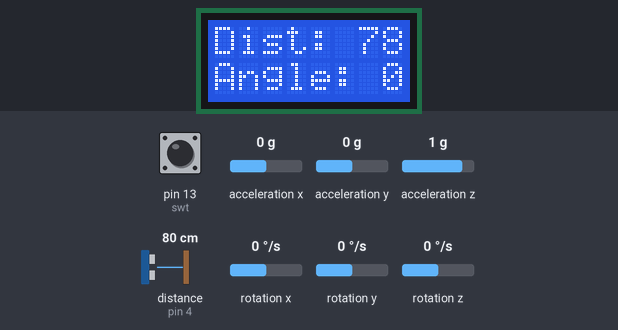
Simulated run of this sketch. Board: Arduino Uno, built with avr-gcc and run on an emulated ATmega328P. On the bench: 8×2 character LCD. Wiring (inferred from the names in the program): ultrasonic range finder: trigger pin 3; echo pin 4; MPU-6050 motion sensor at I2C address 0x68. The test bench sets the inputs (shaded band); at power-on: acceleration x 0 g, distance to the obstacle (sensor on pin 4) 80 cm, pin 13 (swt) LOW, acceleration y 0 g, acceleration z 1 g, rotation x 0 °/s, rotation y 0 °/s, rotation z 0 °/s. The echo pulse lasts 58.3 µs per cm.

Above: at 6.2 s.
6.3 s: acceleration x set to -1.4 g
At 7.4 s:
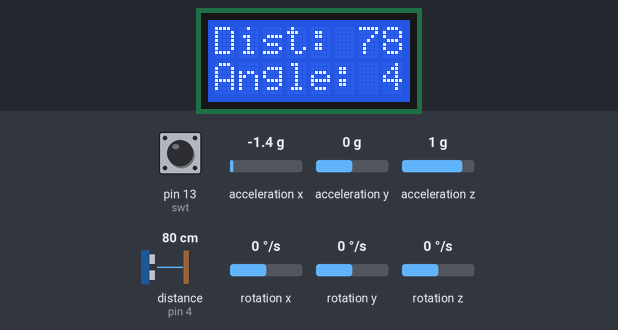
8.1 s: distance to the obstacle (sensor on pin 4) set to 2 cm
At 9.3 s:
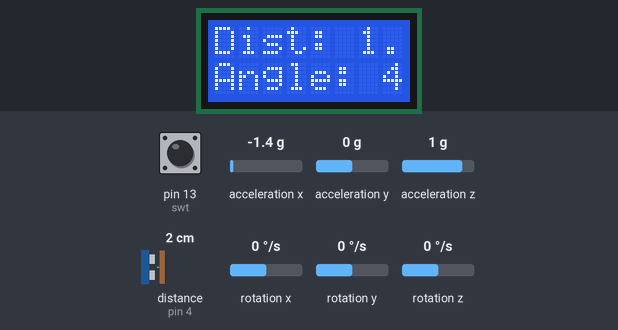
9.6 s: pin 13 (swt) pulled HIGH for 0.9 s
At 10.1 s:
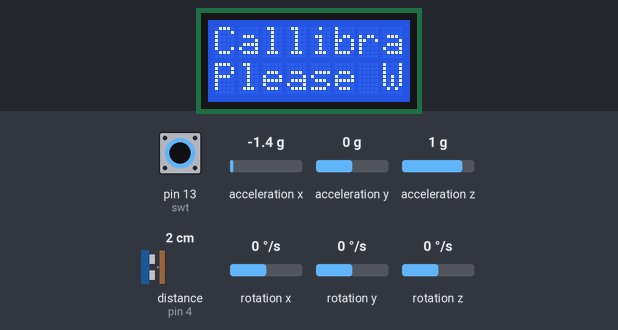
14.1 s: distance to the obstacle (sensor on pin 4) set to 299 cm
At 15.0 s:
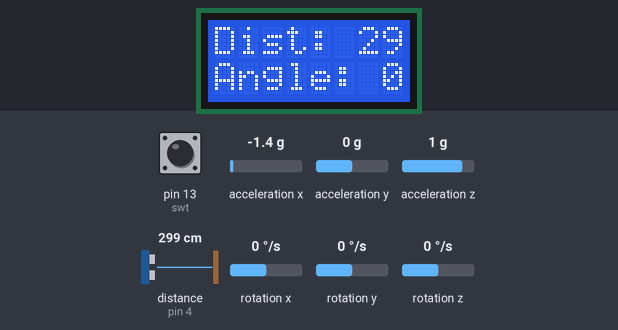
17.7 s: acceleration y set to -1.4 g
At 18.9 s:
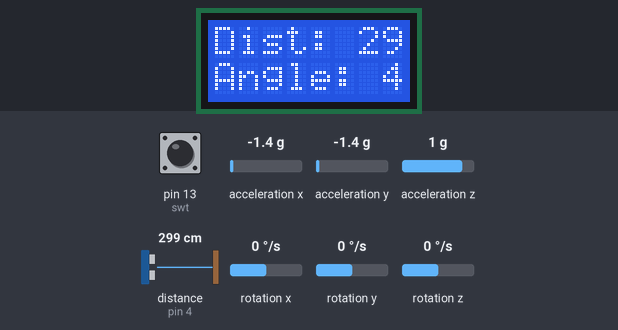
19.3 s: acceleration x set to -0.8 g
At 19.8 s:
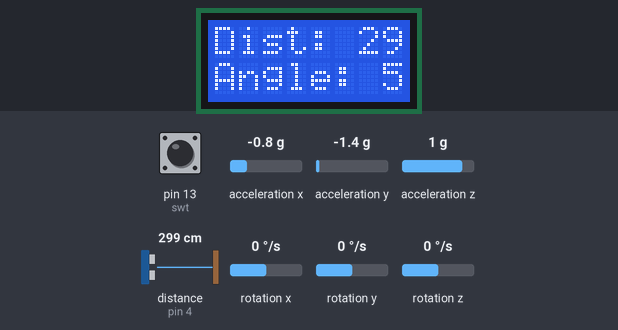
Timing chart, 0 to 21.8 s (numbered marks = the images above; inputs shaded):
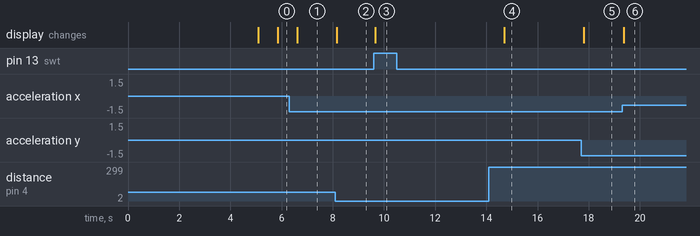

The sketch:

final.ino
```cpp
#include <LiquidCrystal.h>
#include <Wire.h>
#include <MPU6050.h>

const int MPU_addr=0x68;
int16_t axis_X,axis_Y,axis_Z;
int minVal=265;
int maxVal=402;
double x;
double y;
double z;

float error = 0;

/*  PINS  */
//  for Ultrasonic
const int trigPin = 3;
const int echoPin = 4;

/*  for LCD */
const int reg = 0;
const int ebl = 1;
const int D4 = 8;
const int D5 = 9;
const int D6 = 10;
const int D7 = 11;

const int swt = 13;

// initialize the LCD library with the numbers of the interface pins
LiquidCrystal lcd(reg, ebl, D4, D5, D6, D7); // REGISTER SELECT PIN, ENABLE PIN, D4 PIN, D5 PIN, D6 PIN, D7 PIN

//  initialize a MPU6050 object for the gyro
MPU6050 mpu;

// Timers
unsigned long timer = 0;
float timeStep = 0.01;

// Pitch, Roll and Yaw values
float pitch = 0;
float roll = 0;
float yaw = 0;

float calc_dist(){
  // Clears the trigPin
  digitalWrite(trigPin, LOW);
  delayMicroseconds(2);

  // Sets the trigPin on HIGH state for 10 micro seconds
  digitalWrite(trigPin, HIGH);
  delayMicroseconds(10);
  digitalWrite(trigPin, LOW);

  // Reads the echoPin, returns the sound wave travel time in microseconds
  float duration = pulseIn(echoPin, HIGH);

  // Calculating the distance in cm
  float distance = duration*0.034/2;

  return distance;
}

float calc_angle(){
  Wire.beginTransmission(MPU_addr);
  Wire.write(0x3B);
  Wire.endTransmission(false);
  Wire.requestFrom(MPU_addr,14,true);
  axis_X=Wire.read()<<8|Wire.read();
  axis_Y=Wire.read()<<8|Wire.read();
  axis_Z=Wire.read()<<8|Wire.read();
  int xAng = map(axis_X,minVal,maxVal,-90,90);
  int yAng = map(axis_Y,minVal,maxVal,-90,90);
  int zAng = map(axis_Z,minVal,maxVal,-90,90);
  x= RAD_TO_DEG * (atan2(-yAng, -zAng)+PI);
  y= RAD_TO_DEG * (atan2(-xAng, -zAng)+PI);
  z= RAD_TO_DEG * (atan2(-yAng, -xAng)+PI);
  return abs((360-z));
}

void callibrate_gyro(){
  lcd.clear();
  lcd.setCursor(0, 0);
  lcd.print("Callibrating");
  lcd.setCursor(0, 1);
  lcd.print("Please Wait!");
  delay(5000);
  error = calc_angle();
}

void display_lcd(float dist, float ang){
  lcd.clear();
  lcd.setCursor(0, 0);
  lcd.print("Dist: ");
  lcd.print(dist);
  lcd.print(" cm");
  lcd.setCursor(0, 1);
  lcd.print("Angle: ");
  lcd.print(abs(ang));
  lcd.print((char)223); //  printing the degree symbol

  Serial.print("Distance: ");
  Serial.print(dist);
  Serial.print("\tAngle: ");
  Serial.println(abs(ang));
//  Serial.println((char)223);  //  printing the degree symbol

  delay(750);
  lcd.setCursor(0, 0);
}

void setup() {
  // put your setup code here, to run once:

  lcd.begin(8, 2);

  lcd.clear();
  lcd.setCursor(0, 0);
  lcd.print("Initializing");
  lcd.setCursor(0, 1);
  lcd.print("Please Wait!");

//  Initialize MPU6050
//  while(!mpu.begin(MPU6050_SCALE_2000DPS, MPU6050_RANGE_2G))
//  {
//    Serial.println("Could not find a valid MPU6050 sensor, check wiring!");
//    delay(500);
//  }
//
//  // Calibrate gyroscope. The calibration must be at rest.
//  // If you don't want calibrate, comment this line.
//  mpu.calibrateGyro();
//
//  // Set threshold sensivty. Default 3.
//  // If you don't want use threshold, comment this line or set 0.
//  mpu.setThreshold(3);

  Wire.begin();
  Wire.beginTransmission(MPU_addr);
  Wire.write(0x6B);
  Wire.write(0);
  Wire.endTransmission(true);

  pinMode(trigPin, OUTPUT); // Sets the trigPin as an Output
  pinMode(echoPin, INPUT); // Sets the echoPin as an Input
  pinMode(swt, INPUT);
//  Serial.begin(9600); // Starts the serial communication (cannot be used with LCD all together)


  callibrate_gyro();
}

void loop() {
  // put your main code here, to run repeatedly:

  if(digitalRead(swt) == 1){
    callibrate_gyro();
  }

//  Serial.print(digitalRead(swt));

  float dist = calc_dist();
  float ang = calc_angle();

  display_lcd(dist, ang - error);
}
```

Measured:
- after the input at 6.3 s, the display: changes after 0.32 s (image 1)
- after the input at 8.1 s, the display: changes after 0.05 s (image 2)
- after the input at 9.6 s, the display: changes after 0.06 s (image 3)
- after the input at 14.1 s, the display: changes after 0.59 s (image 4)
- after the input at 17.7 s, the display: changes after 0.10 s (image 5)
- after the input at 19.3 s, the display: changes after 0.06 s (image 6)
